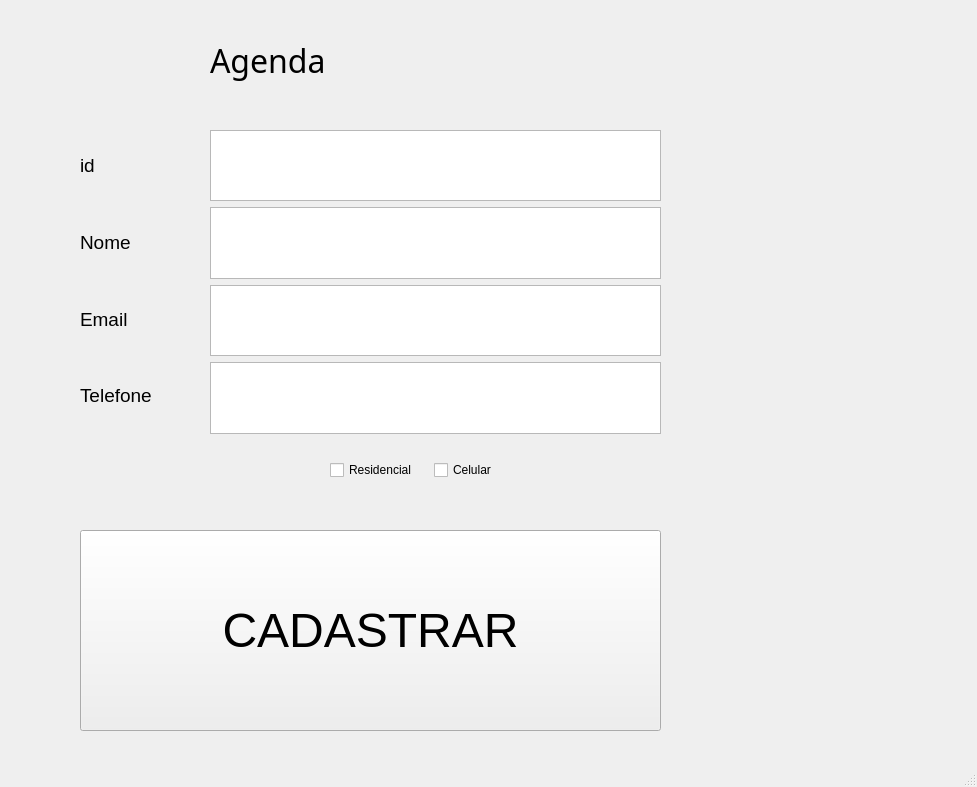
<?xml version="1.0" encoding="UTF-8"?>
<ui version="4.0">
 <class>MainWindow</class>
 <widget class="QMainWindow" name="MainWindow">
  <property name="geometry">
   <rect>
    <x>0</x>
    <y>0</y>
    <width>977</width>
    <height>787</height>
   </rect>
  </property>
  <property name="windowTitle">
   <string>MainWindow</string>
  </property>
  <property name="styleSheet">
   <string notr="true">gray</string>
  </property>
  <widget class="QWidget" name="centralwidget">
   <widget class="QLabel" name="label">
    <property name="geometry">
     <rect>
      <x>210</x>
      <y>20</y>
      <width>171</width>
      <height>81</height>
     </rect>
    </property>
    <property name="font">
     <font>
      <family>Segoe Print</family>
      <pointsize>24</pointsize>
     </font>
    </property>
    <property name="text">
     <string>Agenda</string>
    </property>
   </widget>
   <widget class="QWidget" name="verticalLayoutWidget">
    <property name="geometry">
     <rect>
      <x>0</x>
      <y>80</y>
      <width>2</width>
      <height>2</height>
     </rect>
    </property>
    <layout class="QVBoxLayout" name="verticalLayout"/>
   </widget>
   <widget class="QWidget" name="verticalLayoutWidget_2">
    <property name="geometry">
     <rect>
      <x>210</x>
      <y>130</y>
      <width>451</width>
      <height>304</height>
     </rect>
    </property>
    <layout class="QVBoxLayout" name="verticalLayout_3">
     <item>
      <widget class="QTextEdit" name="textEdit_3"/>
     </item>
     <item>
      <widget class="QTextEdit" name="textEdit_4"/>
     </item>
     <item>
      <widget class="QTextEdit" name="textEdit_5"/>
     </item>
     <item>
      <widget class="QTextEdit" name="textEdit_2"/>
     </item>
    </layout>
   </widget>
   <widget class="QWidget" name="verticalLayoutWidget_3">
    <property name="geometry">
     <rect>
      <x>80</x>
      <y>130</y>
      <width>131</width>
      <height>301</height>
     </rect>
    </property>
    <layout class="QVBoxLayout" name="verticalLayout_4">
     <item>
      <widget class="QLabel" name="label_2">
       <property name="font">
        <font>
         <pointsize>14</pointsize>
        </font>
       </property>
       <property name="text">
        <string>id</string>
       </property>
      </widget>
     </item>
     <item>
      <widget class="QLabel" name="label_3">
       <property name="font">
        <font>
         <pointsize>14</pointsize>
        </font>
       </property>
       <property name="text">
        <string>Nome</string>
       </property>
      </widget>
     </item>
     <item>
      <widget class="QLabel" name="label_4">
       <property name="font">
        <font>
         <pointsize>14</pointsize>
        </font>
       </property>
       <property name="text">
        <string>Email</string>
       </property>
      </widget>
     </item>
     <item>
      <widget class="QLabel" name="label_5">
       <property name="font">
        <font>
         <pointsize>14</pointsize>
        </font>
       </property>
       <property name="text">
        <string>Telefone</string>
       </property>
      </widget>
     </item>
    </layout>
   </widget>
   <widget class="QWidget" name="horizontalLayoutWidget">
    <property name="geometry">
     <rect>
      <x>330</x>
      <y>430</y>
      <width>201</width>
      <height>80</height>
     </rect>
    </property>
    <layout class="QHBoxLayout" name="horizontalLayout">
     <item>
      <widget class="QCheckBox" name="checkBox_2">
       <property name="text">
        <string>Residencial</string>
       </property>
      </widget>
     </item>
     <item>
      <widget class="QCheckBox" name="checkBox">
       <property name="text">
        <string>Celular</string>
       </property>
      </widget>
     </item>
    </layout>
   </widget>
   <widget class="QPushButton" name="btnCadastro">
    <property name="geometry">
     <rect>
      <x>80</x>
      <y>530</y>
      <width>581</width>
      <height>201</height>
     </rect>
    </property>
    <property name="font">
     <font>
      <pointsize>36</pointsize>
     </font>
    </property>
    <property name="text">
     <string>CADASTRAR</string>
    </property>
   </widget>
  </widget>
  <widget class="QMenuBar" name="menubar">
   <property name="geometry">
    <rect>
     <x>0</x>
     <y>0</y>
     <width>977</width>
     <height>21</height>
    </rect>
   </property>
  </widget>
  <widget class="QStatusBar" name="statusbar"/>
 </widget>
 <resources/>
 <connections/>
</ui>
